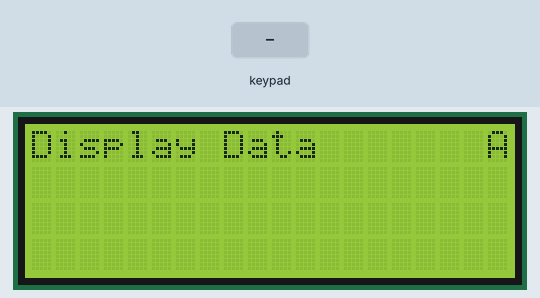
Recording of a sketch running on a simulated Arduino Uno, built with avr-gcc and run on an emulated ATmega328P. Shown: 20×4 character LCD. The inputs (shaded band) are chosen by the test bench. What the sketch prints to the serial monitor is not drawn.

Above: at 3.2 s.
3.3 s: key 'B' pressed
At 5.5 s:
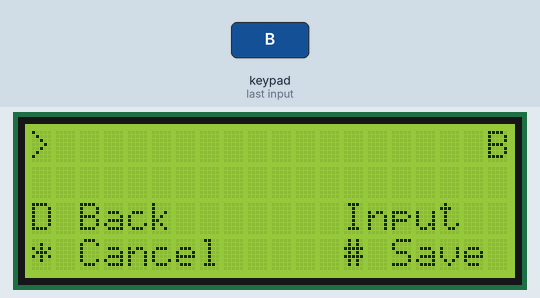
5.8 s: keypad keys 7 6 5 4 # pressed 0.4 s apart
At 8.0 s:
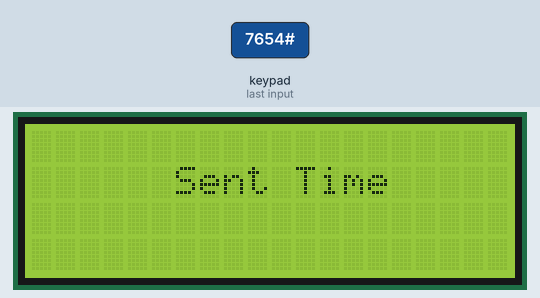
10.4 s: key 'A' pressed
At 11.2 s:
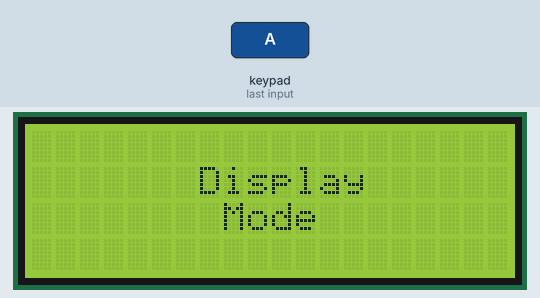
Timing chart, 0 to 13.4 s (numbered marks = the images above; inputs shaded):
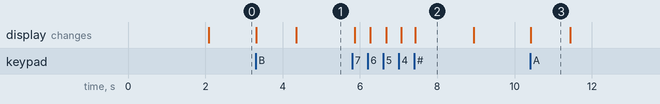

Measured:
- after the input at 3.3 s, the display: first changes at once (image 1 shows a later state)
- after the input at 5.8 s, the display: first changes after 0.07 s (image 2 shows a later state)
- after the input at 10.4 s, the display: changes at once (image 3)
- what the display in image 2 shows lasts 1.5 s, from 7.4 s to 8.9 s
- what the display in image 3 shows lasts 1.0 s, from 10.4 s to 11.4 s

The sketch:

keypad.ino
```cpp
#include <LiquidCrystal_I2C.h>
#include <Keypad_I2C.h>
#include <Keypad.h>
#include <Wire.h>

#define I2CADDR 0x20
const byte ROWS = 4;
const byte COLS = 4;

char hexaKeys[ROWS][COLS] = {
    {'1', '2', '3', 'A'},
    {'4', '5', '6', 'B'},
    {'7', '8', '9', 'C'},
    {'*', '0', '#', 'D'}};

byte rowPins[ROWS] = {7, 6, 5, 4};
byte colPins[COLS] = {3, 2, 1, 0};


LiquidCrystal_I2C lcd(0x27, 20, 4); // Module IIC/I2C Interface บางรุ่นอาจจะใช้ 0x3f
Keypad_I2C keypad(makeKeymap(hexaKeys), rowPins, colPins, ROWS, COLS, I2CADDR);
String keyinputDate = "";
String keyinputTime = "";

byte keyindexDate = 0;
byte keyindexTime = 0;

String ModeState = "A";
int LineState = 0;

void setup()
{
    Serial.begin(115200);

    Wire.begin();
    keypad.begin();
    lcd.begin();
    lcd.backlight(); // เปิด backlight

    lcd.setCursor(5, 1);
    lcd.print("Masternode");
    delay(2000);
    lcd.clear();
}

void loop()
{
    int i;
    char key = keypad.getKey();
    if (key != NO_KEY)
    {
        if (key == 'A')
        {
            lcd.clear();
            ModeState = "A";
            lcd.setCursor(7, 1);
            lcd.print("Display");
            lcd.setCursor(8, 2);
            lcd.print("Mode");
            delay(1000);
            lcd.clear();
        }
        else if (key == 'B' && ModeState == "A")
        {
            lcd.clear();
            //! In Mode B always Input = ""
            keyinputDate = "";
            keyinputTime = "";
            /////////////////////////
            ModeState = "B";
            lcd.setCursor(7, 1);
            lcd.print("Set RTC");
            lcd.setCursor(8, 2);
            lcd.print("Mode");
            delay(1000);
            lcd.clear();
            LineState = 0;
        }
        //////////////////////////////////////////////////////////////////
        if (ModeState == "B")
        {
            if (isdigit(key))
            { // ตรวจสอบว่าเป็นตัวเลขหรือไม่
                lcd.setCursor(19, 2);
                lcd.print(key);
                if (LineState == 1)
                {
                    keyinputDate += key;
                    keyindexDate++;
                    lcd.setCursor(1, 0);
                    lcd.print(keyinputDate);
                }
                else if (LineState == 2)
                {
                    keyinputTime += key;
                    keyindexTime++;
                    lcd.setCursor(1, 1);
                    lcd.print(keyinputTime);
                }
            }
            else if (key == 'B')
            {
                if (LineState == 0)
                {
                    Serial.println("Line 1");
                    LineState = 1;
                }
                else if (LineState == 1)
                {
                    Serial.println("Line 2");
                    LineState = 2;
                }
                else if (LineState == 2)
                {
                    Serial.println("Line 1");
                    LineState = 1;
                }
            }
            else if (key == 'C')
            {
                if (LineState == 1)
                {
                    keyinputDate += ",";
                    keyindexDate++;
                    lcd.setCursor(1, 0);
                    lcd.print(keyinputDate);
                }
                else if (LineState == 2)
                {
                    keyinputTime += ",";
                    keyindexTime++;
                    lcd.setCursor(1, 1);
                    lcd.print(keyinputTime);
                }
            }
            else if (key == 'D')
            {
                if (LineState == 1 && keyindexDate > 0)
                {
                    keyinputDate.remove(keyinputDate.length() - 1);
                    keyindexDate--;
                    lcd.clear();
                    lcd.setCursor(1, 0);
                    lcd.print(keyinputDate);
                }
                else if (LineState == 2 && keyindexTime > 0)
                {
                    keyinputTime.remove(keyinputTime.length() - 1);
                    keyindexTime--;
                    lcd.clear();
                    lcd.setCursor(1, 1);
                    lcd.print(keyinputTime);
                }
            }
            else if (key == '*')
            {
                lcd.clear();
                lcd.setCursor(7, 1);
                lcd.print("Clear");
                keyinputDate = "";
                keyinputTime = "";
                delay(500);
                lcd.clear();
            }
            else if (key == '#')
            {
                lcd.clear();
                lcd.setCursor(6, 1);
                lcd.print("Sent Time");
                delay(1500);
                lcd.clear();
                ModeState = "A";
                Serial.println("0x137," + keyinputDate + "," + keyinputTime);
                Serial.println("0x429," + keyinputDate + "," + keyinputTime);
            }
        }
    }
    // todo Display Data //////////////////////////////////////////////////////////////////////////////////
    if (ModeState == "A")
    {
        lcd.setCursor(0, 0);
        lcd.print("Display Data");
    }
    if (ModeState == "B")
    {
        if (LineState == 1)
        {
            lcd.setCursor(0, 0);
            lcd.print(">");
            lcd.setCursor(0, 1);
            lcd.print(" ");
        }
        else if (LineState == 2)
        {
            lcd.setCursor(0, 0);
            lcd.print(" ");
            lcd.setCursor(0, 1);
            lcd.print(">");
        }
        //////////////////////////////
        lcd.setCursor(1, 0);
        lcd.print(keyinputDate);
        lcd.setCursor(1, 1);
        lcd.print(keyinputTime);
        /////////////////////
        lcd.setCursor(0, 2);
        lcd.print("D Back");
        lcd.setCursor(13, 2);
        lcd.print("Input ");
        lcd.setCursor(0, 3);
        lcd.print("* Cancel");
        lcd.setCursor(13, 3);
        lcd.print("# Save");
    }
    lcd.setCursor(19, 0);
    lcd.print(ModeState);
}
```
